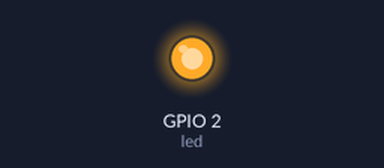
The program below on a simulated ESP8266 board running MicroPython. On the bench: output pins drawn as LEDs (lit = HIGH, except the on-board LED, lit = LOW). WiFi joins after 1.5 s; a reset restarts the program; the clock reads 2024-03-15 10:24:30 at power-on unless the program sets it; files the program writes start out absent; values from a settings file that is not in the repository are placeholders; outgoing connections fail.

Above: at 0.1 s.
At 37.1 s:
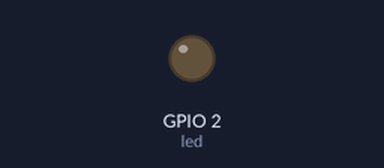
Timing chart, 0 to 38.6 s (numbered marks = the images above):
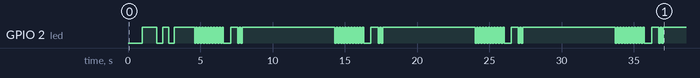

The program:

main.py
```python
import network
import time
from machine import Pin, reset
import usocket
import config
from log import log

button_down = False

# LED on espboard8266 01s is GPIO2
led = Pin(2, Pin.OUT)  # GPIO2
button = Pin(0, Pin.IN, Pin.PULL_UP)  # GPIO0

# 1 for interal led, 0 for external led
LED_OFF = 1

led.value(LED_OFF)  # Ensure led is off at start

socket = None

button_held_down_start = 0

short_press_ms = 320


def toggle_led():
    led.value(not led.value())


def blink_led(count=1, blink_len=0.1):
    count *= 2  # Toggle on, toggle off
    # Common anode configuaration and therefore, 1 is off
    # (cathode to ground)
    led.value(LED_OFF)  # Ensure led is off before blinking
    for i in range(count):
        toggle_led()
        time.sleep(blink_len)
    led.value(LED_OFF)  # Ensure led is off after blinking


def connect_wifi(ssid, password):
    sta_if = network.WLAN(network.STA_IF)
    if not sta_if.isconnected():
        sta_if.active(True)
        sta_if.connect(ssid, password)
        while not sta_if.isconnected():
            blink_led(1, 1)
        blink_led(2, 0.4)


def button_clicked(time_held_down):
    if config.DEBUG:
        print(f"Button held down for {time_held_down}ms")
    blink_led(1, 0.1)

    if time_held_down <= short_press_ms:
        send_message(socket, config.BUTTON_SHORT_CLICK)
    else:
        send_message(socket, config.BUTTON_LONG_CLICK)


def button_event_handler(pin):
    global button_down
    global button_held_down_start

    if not pin.value():  # Button down
        if not button_down:
            button_down = True
            button_held_down_start = time.ticks_ms()
    else:  # Button released
        if button_down:
            button_held_down_finish = time.ticks_ms()

            time_held_down = button_held_down_finish - button_held_down_start
            button_down = False

            button_clicked(time_held_down)


def connect_to_server():
    socket = usocket.socket(usocket.AF_INET, usocket.SOCK_STREAM)
    server_address = (config.SERVER_IP, config.SERVER_PORT)

    # Need to add feedback if not connected
    try:
        socket.connect(server_address)
    except OSError as e:
        blink_led(8, 0.1)
        error_restart(socket, e, "Error connecting to server")
    else:
        blink_led(1, 0.8)

    return (server_address, socket)


def send_message(socket, message):
    try:
        socket.send(message)
    except OSError as e:
        title = "Error sending message"
        error_restart(socket, e, title)


def error_restart(socket, e, title="Error"):
    blink_led(2, 0.1)
    blink_led(1, 0.5)
    blink_led(2, 0.1)
    socket.close()
    log(e, config.DEBUG, title)
    time.sleep(5)
    reset()


connect_wifi(config.SSID, config.PASSWORD)

addr, socket = connect_to_server()

# Setup event handler (interrupt) for button press
# This is more power effiecient than polling
button.irq(trigger=Pin.IRQ_FALLING | Pin.IRQ_RISING,
           handler=button_event_handler)

while True:
    send_message(socket, b'0')
    time.sleep(5)
```

log.py
```python
import time


def log(e, print_error=True, title="Error"):
    if print_error:
        print(f"{title}: {e}")

    datetime = time.localtime()
    formatted_datetime = f"DATE - {datetime[2]}/{datetime[1]}/{datetime[0]}, \
        TIME -{datetime[3]}:{datetime[4]}:{datetime[5]}"
    with open("error.log", "a") as f:
        f.write(f"\n-----------------\n\n{title}\n{formatted_datetime}\n{e}")
```

Measured:
- by itself, GPIO 2 (led): LOW → HIGH at 1.0 s, → LOW 1.0 s later, → HIGH 0.40 s later, → LOW 0.40 s later, … (109 changes in this stretch)
